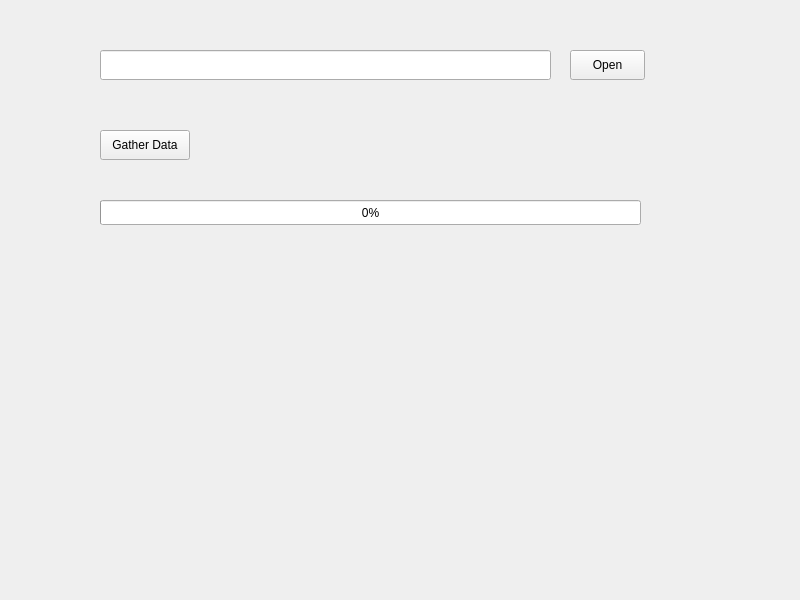
<?xml version="1.0" encoding="UTF-8"?>
<ui version="4.0">
 <class>MainWindow</class>
 <widget class="QMainWindow" name="MainWindow">
  <property name="geometry">
   <rect>
    <x>0</x>
    <y>0</y>
    <width>800</width>
    <height>600</height>
   </rect>
  </property>
  <property name="windowTitle">
   <string>OV Image Collation</string>
  </property>
  <property name="windowIcon">
   <iconset>
    <normaloff>favicon.ico</normaloff>favicon.ico</iconset>
  </property>
  <widget class="QWidget" name="centralwidget">
   <widget class="QLineEdit" name="OpenPath_lineEdit">
    <property name="geometry">
     <rect>
      <x>100</x>
      <y>50</y>
      <width>451</width>
      <height>30</height>
     </rect>
    </property>
    <property name="readOnly">
     <bool>true</bool>
    </property>
   </widget>
   <widget class="QPushButton" name="Open_pushButton">
    <property name="geometry">
     <rect>
      <x>570</x>
      <y>50</y>
      <width>75</width>
      <height>30</height>
     </rect>
    </property>
    <property name="mouseTracking">
     <bool>false</bool>
    </property>
    <property name="text">
     <string>Open</string>
    </property>
   </widget>
   <widget class="QPushButton" name="GatherData_pushButton">
    <property name="geometry">
     <rect>
      <x>100</x>
      <y>130</y>
      <width>90</width>
      <height>30</height>
     </rect>
    </property>
    <property name="text">
     <string>Gather Data</string>
    </property>
   </widget>
   <widget class="QProgressBar" name="progressBar">
    <property name="geometry">
     <rect>
      <x>100</x>
      <y>200</y>
      <width>541</width>
      <height>25</height>
     </rect>
    </property>
    <property name="value">
     <number>0</number>
    </property>
   </widget>
  </widget>
 </widget>
 <resources/>
 <connections/>
</ui>
